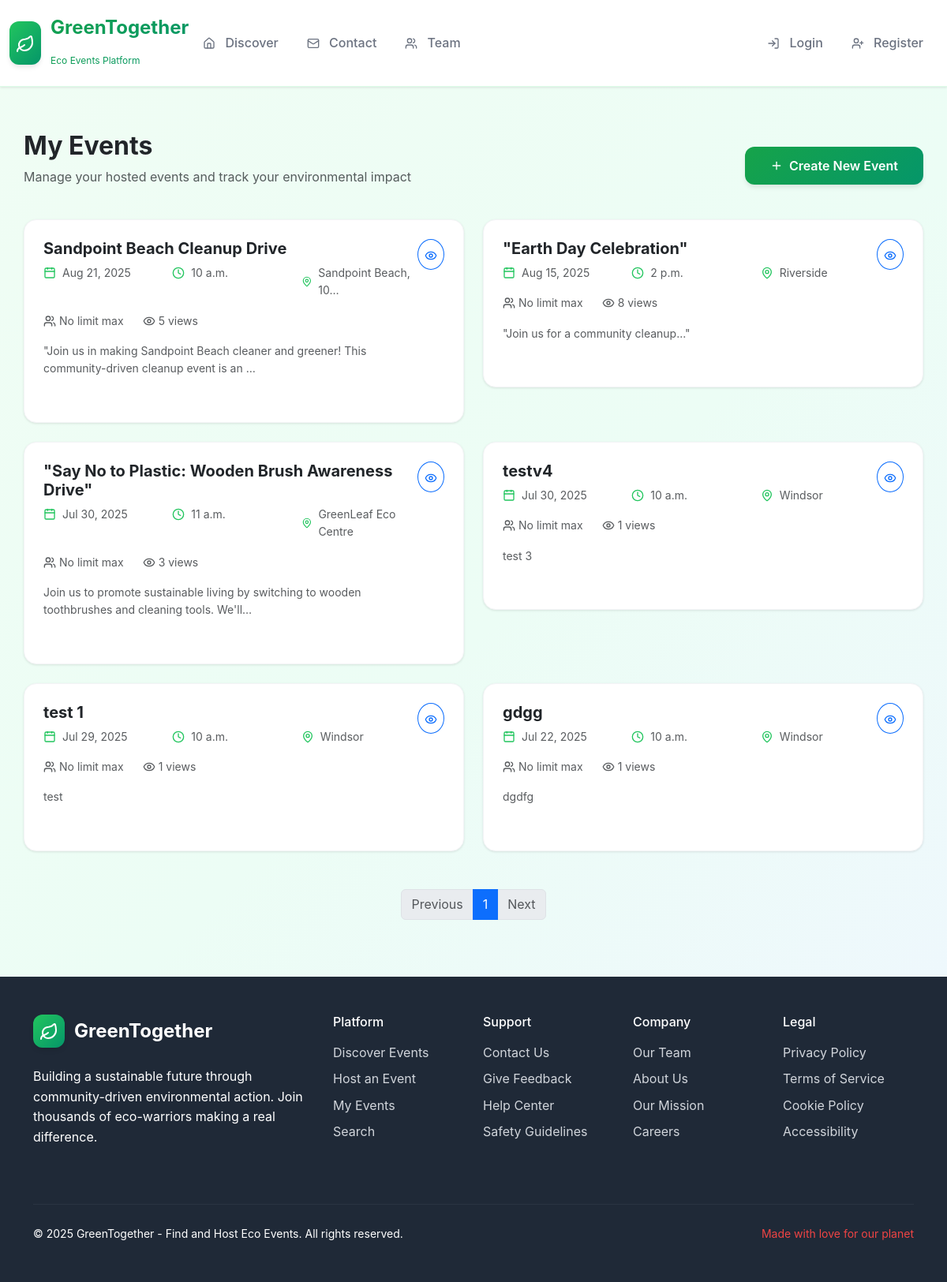
/events/, run on an earlier commit of the app's database.
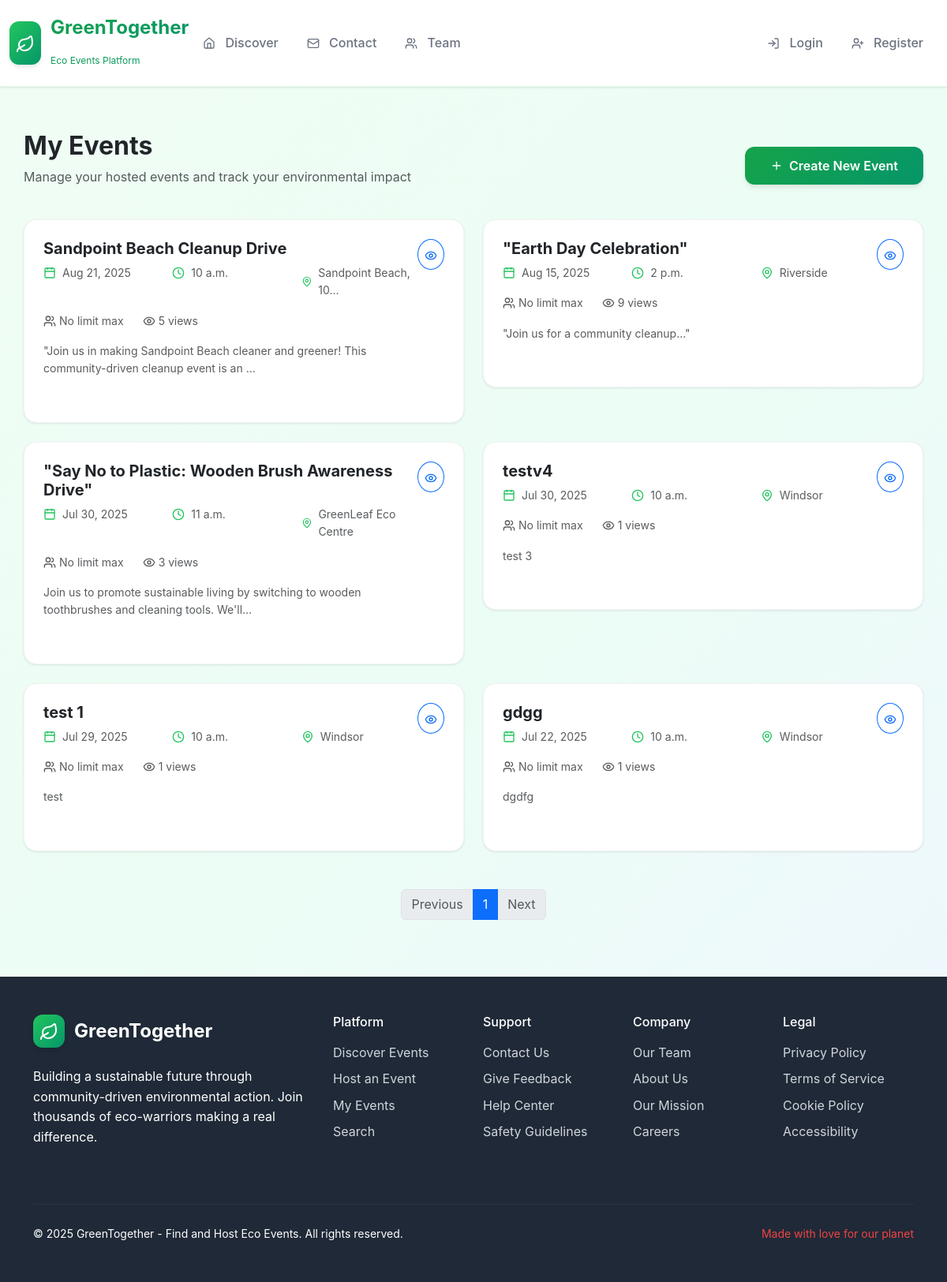
And on a later commit of the database.
### ecoapp/models.py (models this page shows, shortened)
class Event(models.Model):
    title = models.CharField(max_length=200)
    description = models.TextField()
    category = models.ForeignKey(Category, on_delete=models.SET_NULL, null=True)
    user = models.ForeignKey(User, on_delete=models.CASCADE)
    date = models.DateField()
    time = models.TimeField()
    location = models.CharField(max_length=255)
    city = models.CharField(max_length=100)
    image = models.ImageField(upload_to='event_images/', blank=True, null=True)
    views = models.PositiveIntegerField(default=0)
    created_at = models.DateTimeField(auto_now_add=True)

class SiteSettings(models.Model):
    footer_text = models.TextField(default="© 2025 GreenWorld. All rights reserved.")
    theme_color = models.CharField(max_length=7, default="#28a745")  # Bootstrap green hex
    class Meta:
        verbose_name = "Site Setting"
        verbose_name_plural = "Site Settings"

### ecoapp/views.py (the view)
# urls.py: path('events/', EventListView.as_view(), name='event_list'),
class EventListView(ListView):
    model = Event
    template_name = 'ecoapp/event_list.html'
    context_object_name = 'events'
    ordering = ['-date']

### ecoapp/context_processors.py (called while the page is built)
def site_settings(request):
    settings = SiteSettings.objects.first()
    return {'site_settings': settings}

### ecoapp/templates/ecoapp/event_list.html (shortened to what this page needs)
{% extends 'ecoapp/base.html' %}
{% block content %}
<div class="py-4">
    <div class="d-flex flex-column flex-md-row justify-content-between align-items-start align-items-md-center mb-4">
        <div>
            <h1 class="h2 fw-bold text-dark mb-2">My Events</h1>
            <p class="text-muted">Manage your hosted events and track your environmental impact</p>
        </div>
        <a href="{% url 'ecoapp:create_event' %}" class="btn btn-primary-custom mt-3 mt-md-0 d-flex align-items-center gap-2">
            <i data-lucide="plus" style="width: 16px; height: 16px;"></i>
            <span>Create New Event</span>
        </a>
    </div>
    {% if events %}
        <div class="row g-4">
            {% for event in events %}
                <div class="col-lg-6">
                    <div class="card-custom p-4">
                        <div class="d-flex flex-column flex-sm-row align-items-start justify-content-between mb-3">
                            <div class="flex-grow-1">
                                <div class="d-flex align-items-center gap-2 mb-2">
                                    <h5 class="fw-bold text-dark mb-0">{{ event.title }}</h5>
                                </div>
                                <div class="row g-3 mb-3">
                                    <div class="col-sm-4">
                                        <div class="d-flex align-items-center gap-2 small text-muted">
                                            <i data-lucide="calendar" style="width: 16px; height: 16px; color: var(--green-500);"></i>
                                            <span>{{ event.date|date:"M d, Y" }}</span>
                                        </div>
                                    </div>
                                    <div class="col-sm-4">
                                        <div class="d-flex align-items-center gap-2 small text-muted">
                                            <i data-lucide="clock" style="width: 16px; height: 16px; color: var(--green-500);"></i>
                                            <span>{{ event.time|default:"TBD" }}</span>
                                        </div>
                                    </div>
                                    <div class="col-sm-4">
                                        <div class="d-flex align-items-center gap-2 small text-muted">
                                            <i data-lucide="map-pin" style="width: 16px; height: 16px; color: var(--green-500);"></i>
                                            <span>{{ event.location|truncatechars:20 }}</span>
                                        </div>
                                    </div>
                                </div>
                                <div class="d-flex align-items-center gap-4 small text-muted mb-3">
                                    <div class="d-flex align-items-center gap-1">
                                        <i data-lucide="users" style="width: 16px; height: 16px;"></i>
                                        <span>{{ event.max_attendees|default:"No limit" }} max</span>
                                    </div>
                                    <div class="d-flex align-items-center gap-1">
                                        <i data-lucide="eye" style="width: 16px; height: 16px;"></i>
                                        <span>{{ event.views|default:0 }} views</span>
                                    </div>
                                </div>
                                {% if event.description %}
                                    <p class="text-muted small mb-3">{{ event.description|truncatechars:100 }}</p>
                                {% endif %}
                            </div>
                            <div class="d-flex gap-2 mt-3 mt-sm-0">
                                <a href="{% url 'ecoapp:event_detail' event.pk %}" class="btn btn-sm btn-outline-primary rounded-circle p-2" title="View Details">
                                    <i data-lucide="eye" style="width: 16px; height: 16px;"></i>
                                </a>
                            </div>
                        </div>
                    </div>
                </div>
            {% endfor %}
        </div>
        <div class="d-flex justify-content-center mt-5">
            <nav aria-label="Events pagination">
                <ul class="pagination">
                    <li class="page-item disabled">
                        <span class="page-link">Previous</span>
                    </li>
                    <li class="page-item active">
                        <span class="page-link">1</span>
                    </li>
                    <li class="page-item disabled">
                        <span class="page-link">Next</span>
                    </li>
                </ul>
            </nav>
        </div>
    {% endif %}
</div>
{% endblock %}

### ecoapp/templates/ecoapp/base.html (shortened to what this page needs)
<!DOCTYPE html>
<html lang="en">
<head>
    <link href="https://cdn.jsdelivr.net/npm/bootstrap@5.3.0/dist/css/bootstrap.min.css" rel="stylesheet" />
</head>
<body class="d-flex flex-column min-vh-100">
<nav class="navbar navbar-expand-lg navbar-custom">
    <div class="container-fluid">
        <a class="navbar-brand-custom" href="{% url 'ecoapp:home' %}">
            <div class="brand-icon">
                <i data-lucide="leaf" style="color: white; width: 24px; height: 24px;"></i>
            </div>
            <div>
                <div>GreenTogether</div>
                <small style="font-size: 0.75rem; color: #6b7280; font-weight: 400;">Eco Events Platform</small>
            </div>
        </a>
        <div class="collapse navbar-collapse" id="navbarNav">
            <ul class="navbar-nav me-auto mb-2 mb-lg-0">
                <li class="nav-item">
                    <a class="nav-link nav-link-custom" href="{% url 'ecoapp:home' %}">
                        <i data-lucide="home" style="width: 16px; height: 16px; margin-right: 0.5rem;"></i>
                        Discover
                    </a>
                </li>
                <li class="nav-item">
                    <a class="nav-link nav-link-custom" href="{% url 'ecoapp:contact' %}">
                        <i data-lucide="mail" style="width: 16px; height: 16px; margin-right: 0.5rem;"></i>
                        Contact
                    </a>
                </li>
                <li class="nav-item">
                    <a class="nav-link nav-link-custom" href="{% url 'ecoapp:team_list' %}">
                        <i data-lucide="users" style="width: 16px; height: 16px; margin-right: 0.5rem;"></i>
                        Team
                    </a>
                </li>
            </ul>
            <ul class="navbar-nav ms-auto mb-2 mb-lg-0">
                {% if user.is_authenticated %}
                    <li class="nav-item">
                        <span class="nav-link user-greeting">
                            <i data-lucide="user" style="width: 16px; height: 16px; margin-right: 0.5rem;"></i>
                            Hello, {{ user.username }}!
                        </span>
                    </li>
                    <li class="nav-item">
                        <form action="{% url 'ecoapp:logout' %}" method="post" class="d-inline">
                            {% csrf_token %}
                            <button type="submit" class="btn btn-logout">
                                <i data-lucide="log-out" style="width: 16px; height: 16px; margin-right: 0.5rem;"></i>
                                Logout
                            </button>
                        </form>
                    </li>
                {% else %}
                    <li class="nav-item">
                        <a class="nav-link nav-link-custom" href="{% url 'ecoapp:login' %}">
                            <i data-lucide="log-in" style="width: 16px; height: 16px; margin-right: 0.5rem;"></i>
                            Login
                        </a>
                    </li>
                    <li class="nav-item">
                        <a class="nav-link nav-link-custom" href="{% url 'ecoapp:register' %}">
                            <i data-lucide="user-plus" style="width: 16px; height: 16px; margin-right: 0.5rem;"></i>
                            Register
                        </a>
                    </li>
                {% endif %}
            </ul>
        </div>
    </div>
</nav>
<main class="container main-content flex-grow-1">
    {% block content %}
    {% endblock %}
</main>
<footer class="footer-custom py-5">
    <div class="container">
        <div class="row">
            <div class="col-lg-4 mb-4">
                <div class="footer-brand">
                    <div class="brand-icon">
                        <i data-lucide="leaf" style="color: white; width: 24px; height: 24px;"></i>
                    </div>
                    <span class="footer-brand-text">GreenTogether</span>
                </div>
                <p class="mb-4">
                    Building a sustainable future through community-driven environmental action.
                    Join thousands of eco-warriors making a real difference.
                </p>
            </div>
            <div class="col-lg-8">
                <div class="row">
                    <div class="col-md-3 mb-4">
                        <h6 class="text-white mb-3">Platform</h6>
                        <ul class="list-unstyled footer-links">
                            <li class="mb-2"><a href="{% url 'ecoapp:home' %}">Discover Events</a></li>
                            <li class="mb-2"><a href="{% url 'ecoapp:create_event' %}">Host an Event</a></li>
                            <li class="mb-2"><a href="{% url 'ecoapp:event_list' %}">My Events</a></li>
                            <li class="mb-2"><a href="{% url 'ecoapp:search' %}">Search</a></li>
                        </ul>
                    </div>
                    <div class="col-md-3 mb-4">
                        <h6 class="text-white mb-3">Support</h6>
                        <ul class="list-unstyled footer-links">
                            <li class="mb-2"><a href="{% url 'ecoapp:contact' %}">Contact Us</a></li>
                            <li class="mb-2"><a href="{% url 'ecoapp:feedback' %}">Give Feedback</a></li>
                            <li class="mb-2"><a href="#">Help Center</a></li>
                            <li class="mb-2"><a href="#">Safety Guidelines</a></li>
                        </ul>
                    </div>
                    <div class="col-md-3 mb-4">
                        <h6 class="text-white mb-3">Company</h6>
                        <ul class="list-unstyled footer-links">
                            <li class="mb-2"><a href="{% url 'ecoapp:team_list' %}">Our Team</a></li>
                            <li class="mb-2"><a href="#">About Us</a></li>
                            <li class="mb-2"><a href="#">Our Mission</a></li>
                            <li class="mb-2"><a href="#">Careers</a></li>
                        </ul>
                    </div>
                    <div class="col-md-3 mb-4">
                        <h6 class="text-white mb-3">Legal</h6>
                        <ul class="list-unstyled footer-links">
                            <li class="mb-2"><a href="#">Privacy Policy</a></li>
                            <li class="mb-2"><a href="#">Terms of Service</a></li>
                            <li class="mb-2"><a href="#">Cookie Policy</a></li>
                            <li class="mb-2"><a href="#">Accessibility</a></li>
                        </ul>
                    </div>
                </div>
            </div>
        </div>
        <hr class="my-4" style="border-color: #4b5563;">
        <div class="row align-items-center">
            <div class="col-md-8">
                <p class="mb-0 small">
                    {% if site_settings and site_settings.footer_text %}
                        {{ site_settings.footer_text|safe }}
                    {% else %}
                        © 2025 GreenTogether. All rights reserved. Making the world greener, one event at a time.
                    {% endif %}
                </p>
            </div>
            <div class="col-md-4 text-md-end">
                <small class=">
                    <i data-lucide="heart" style="width: 14px; height: 14px; color: #ef4444;"></i>
                    Made with love for our planet
                </small>
            </div>
        </div>
    </div>
</footer>
</body>
</html>

### ecoapp/templates/ecoapp/base.html (style rules this page uses)
:root { --green-50: #f0fdf4; --green-100: #dcfce7; --green-200: #bbf7d0; --green-300: #86efac; --green-400: #4ade80; --green-500: #22c55e; --green-600: #16a34a; --green-700: #15803d; --green-800: #166534; --green-900: #14532d; --emerald-50: #ecfdf5; --emerald-100: #d1fae5; --emerald-200: #a7f3d0; --emerald-300: #6ee7b7; --emerald-400: #34d399; --emerald-500: #10b981; --emerald-600: #059669; --emerald-700: #047857; --emerald-800: #065f46; --emerald-900: #064e3b; }
body { background: linear-gradient(135deg, var(--green-50) 0%, var(--emerald-50) 50%, #eff6ff 100%); font-family: -apple-system, BlinkMacSystemFont, "Segoe UI", Roboto, sans-serif; line-height: 1.6; }
.navbar-custom { background: white !important; box-shadow: 0 1px 3px 0 rgba(0, 0, 0, 0.1); border-bottom: 1px solid var(--green-100); padding: 1rem 0; }
.navbar-brand-custom { display: flex; align-items: center; gap: 0.75rem; font-size: 1.5rem; font-weight: 700; background: linear-gradient(135deg, var(--green-600), var(--emerald-600)); -webkit-background-clip: text; -webkit-text-fill-color: transparent; background-clip: text; text-decoration: none; }
.brand-icon { background: linear-gradient(135deg, var(--green-500), var(--emerald-600)); padding: 0.5rem; border-radius: 0.75rem; box-shadow: 0 4px 6px -1px rgba(0, 0, 0, 0.1); }
.nav-link-custom { color: #6b7280 !important; font-weight: 500; padding: 0.5rem 1rem !important; border-radius: 0.5rem; transition: all 0.2s ease-in-out; margin: 0 0.125rem; }
.footer-custom { background: #1f2937; color: white; margin-top: auto; }
.footer-brand { display: flex; align-items: center; gap: 0.75rem; margin-bottom: 1.5rem; }
.footer-brand-text { font-size: 1.5rem; font-weight: 700; }
.footer-links a { color: #d1d5db; text-decoration: none; transition: color 0.2s ease-in-out; }
.main-content { min-height: calc(100vh - 200px); padding: 2rem 0; }
.btn-primary-custom { background: linear-gradient(135deg, var(--green-600), var(--emerald-600)); border: none; color: white; padding: 0.75rem 2rem; border-radius: 0.75rem; font-weight: 600; transition: all 0.2s ease-in-out; box-shadow: 0 4px 6px -1px rgba(0, 0, 0, 0.1); }
.card-custom { background: white; border: 1px solid #f3f4f6; border-radius: 1rem; box-shadow: 0 1px 3px 0 rgba(0, 0, 0, 0.1); transition: all 0.2s ease-in-out; }

What changed in the data, as far as the page shows it:
changed Event "\"Earth Day Celebration\"": views "8" → "9"
